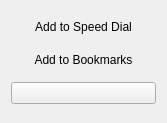
<?xml version="1.0" encoding="UTF-8"?>
<ui version="4.0">
 <class>BookmarksWidget</class>
 <widget class="QWidget" name="BookmarksWidget">
  <property name="geometry">
   <rect>
    <x>0</x>
    <y>0</y>
    <width>167</width>
    <height>123</height>
   </rect>
  </property>
  <property name="windowTitle">
   <string/>
  </property>
  <layout class="QGridLayout" name="gridLayout">
   <item row="1" column="0">
    <widget class="QPushButton" name="bookmarksButton">
     <property name="text">
      <string>Add to Bookmarks</string>
     </property>
     <property name="flat">
      <bool>true</bool>
     </property>
    </widget>
   </item>
   <item row="0" column="0">
    <widget class="QPushButton" name="speeddialButton">
     <property name="focusPolicy">
      <enum>Qt::NoFocus</enum>
     </property>
     <property name="text">
      <string>Add to Speed Dial</string>
     </property>
     <property name="icon">
      <iconset>
       <normaloff>:/icons/theme/speeddial.png</normaloff>:/icons/theme/speeddial.png</iconset>
     </property>
     <property name="flat">
      <bool>true</bool>
     </property>
    </widget>
   </item>
   <item row="2" column="0">
    <widget class="BookmarksFoldersButton" name="folderButton"/>
   </item>
  </layout>
 </widget>
 <customwidgets>
  <customwidget>
   <class>BookmarksFoldersButton</class>
   <extends>QPushButton</extends>
   <header>mc.bookmarks.BookmarksTools</header>
  </customwidget>
 </customwidgets>
 <resources/>
 <connections/>
</ui>
